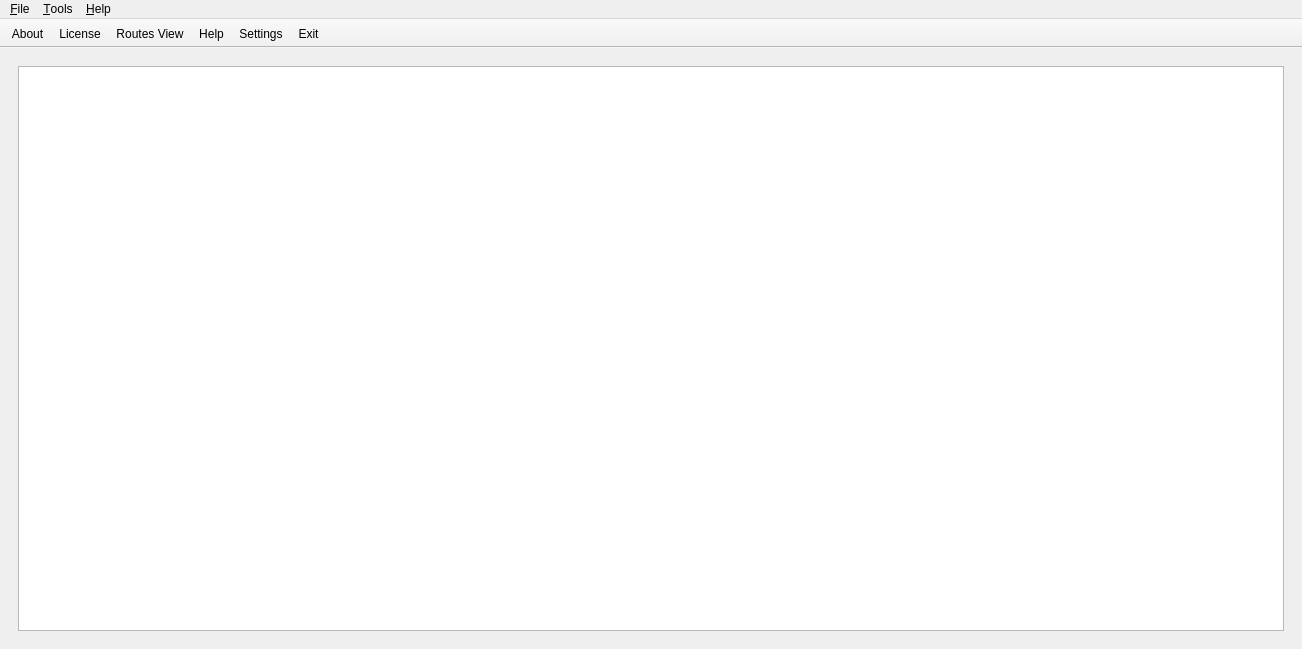
<?xml version="1.0" encoding="UTF-8"?>
<ui version="4.0">
 <class>MainWindow</class>
 <widget class="QMainWindow" name="MainWindow">
  <property name="geometry">
   <rect>
    <x>0</x>
    <y>0</y>
    <width>1302</width>
    <height>649</height>
   </rect>
  </property>
  <property name="windowTitle">
   <string/>
  </property>
  <property name="windowIcon">
   <iconset resource="../res/images.qrc">
    <normaloff>:/images/app_icon.png</normaloff>:/images/app_icon.png</iconset>
  </property>
  <widget class="QWidget" name="centralWidget">
   <layout class="QGridLayout" name="gridLayout_3">
    <item row="0" column="0">
     <widget class="QStackedWidget" name="studiesStackedWidget">
      <property name="currentIndex">
       <number>0</number>
      </property>
      <widget class="QWidget" name="page">
       <layout class="QGridLayout" name="gridLayout_4">
        <item row="0" column="0">
         <widget class="QTableView" name="studiesBriefTableView">
          <property name="styleSheet">
           <string notr="true">QTableView {
   outline: 0; /* Disable focus rect*/
}  
QTableView:item {
  border: 10px;
  padding: 20px;
}
QTableView::item:focus { /*Emulate focus*/
    color: black;
    background-color: rgb(155, 188, 242);
    border: 1px dashed black;
}</string>
          </property>
          <property name="horizontalScrollBarPolicy">
           <enum>Qt::ScrollBarAlwaysOff</enum>
          </property>
          <property name="alternatingRowColors">
           <bool>true</bool>
          </property>
          <property name="selectionMode">
           <enum>QAbstractItemView::ExtendedSelection</enum>
          </property>
          <property name="selectionBehavior">
           <enum>QAbstractItemView::SelectItems</enum>
          </property>
          <property name="iconSize">
           <size>
            <width>256</width>
            <height>256</height>
           </size>
          </property>
          <property name="showGrid">
           <bool>false</bool>
          </property>
          <property name="gridStyle">
           <enum>Qt::NoPen</enum>
          </property>
          <attribute name="horizontalHeaderVisible">
           <bool>false</bool>
          </attribute>
          <attribute name="horizontalHeaderDefaultSectionSize">
           <number>256</number>
          </attribute>
          <attribute name="horizontalHeaderStretchLastSection">
           <bool>true</bool>
          </attribute>
          <attribute name="verticalHeaderDefaultSectionSize">
           <number>256</number>
          </attribute>
          <attribute name="verticalHeaderMinimumSectionSize">
           <number>256</number>
          </attribute>
         </widget>
        </item>
       </layout>
      </widget>
      <widget class="QWidget" name="page_2">
       <layout class="QGridLayout" name="gridLayout_5">
        <item row="0" column="0">
         <widget class="QTableView" name="studiesTableView">
          <property name="horizontalScrollBarPolicy">
           <enum>Qt::ScrollBarAlwaysOff</enum>
          </property>
          <property name="editTriggers">
           <set>QAbstractItemView::NoEditTriggers</set>
          </property>
          <property name="selectionBehavior">
           <enum>QAbstractItemView::SelectRows</enum>
          </property>
         </widget>
        </item>
       </layout>
      </widget>
     </widget>
    </item>
   </layout>
  </widget>
  <widget class="QMenuBar" name="menuBar">
   <property name="geometry">
    <rect>
     <x>0</x>
     <y>0</y>
     <width>1302</width>
     <height>23</height>
    </rect>
   </property>
   <widget class="QMenu" name="menu_File">
    <property name="title">
     <string>&amp;File</string>
    </property>
    <addaction name="action_Exit"/>
   </widget>
   <widget class="QMenu" name="menu_Tools">
    <property name="title">
     <string>&amp;Tools</string>
    </property>
   </widget>
   <widget class="QMenu" name="menu_Help">
    <property name="title">
     <string>&amp;Help</string>
    </property>
    <addaction name="action_About"/>
   </widget>
   <addaction name="menu_File"/>
   <addaction name="menu_Tools"/>
   <addaction name="menu_Help"/>
  </widget>
  <widget class="QToolBar" name="toolBar">
   <property name="minimumSize">
    <size>
     <width>0</width>
     <height>0</height>
    </size>
   </property>
   <property name="windowTitle">
    <string>toolBar</string>
   </property>
   <property name="movable">
    <bool>false</bool>
   </property>
   <property name="iconSize">
    <size>
     <width>48</width>
     <height>48</height>
    </size>
   </property>
   <attribute name="toolBarArea">
    <enum>TopToolBarArea</enum>
   </attribute>
   <attribute name="toolBarBreak">
    <bool>false</bool>
   </attribute>
   <addaction name="action_About"/>
   <addaction name="action_License"/>
   <addaction name="rou_tes_ViewAction"/>
   <addaction name="action_Help"/>
   <addaction name="action_Settings"/>
   <addaction name="action_Exit"/>
  </widget>
  <action name="action_Settings">
   <property name="icon">
    <iconset resource="../res/images.qrc">
     <normaloff>:/images/settings.png</normaloff>:/images/settings.png</iconset>
   </property>
   <property name="text">
    <string>&amp;Settings</string>
   </property>
  </action>
  <action name="action_Exit">
   <property name="icon">
    <iconset resource="../res/images.qrc">
     <normaloff>:/images/close.png</normaloff>:/images/close.png</iconset>
   </property>
   <property name="text">
    <string>&amp;Exit</string>
   </property>
  </action>
  <action name="action_About">
   <property name="icon">
    <iconset resource="../res/images.qrc">
     <normaloff>:/images/help_about.png</normaloff>
     <normalon>:/images/about.png</normalon>:/images/help_about.png</iconset>
   </property>
   <property name="text">
    <string>&amp;About</string>
   </property>
  </action>
  <action name="actionView_Images">
   <property name="text">
    <string>View Images</string>
   </property>
  </action>
  <action name="actionOpen_Images_Folder">
   <property name="text">
    <string>Open Images Folder</string>
   </property>
  </action>
  <action name="actionOpen_Study_Folder">
   <property name="text">
    <string>Open Study Folder</string>
   </property>
  </action>
  <action name="action_License">
   <property name="icon">
    <iconset resource="../res/images.qrc">
     <normaloff>:/images/help_license.png</normaloff>
     <normalon>:/images/license.png</normalon>:/images/help_license.png</iconset>
   </property>
   <property name="text">
    <string>License</string>
   </property>
  </action>
  <action name="action_Help">
   <property name="icon">
    <iconset resource="../res/images.qrc">
     <normaloff>:/images/help.png</normaloff>:/images/help.png</iconset>
   </property>
   <property name="text">
    <string>Help</string>
   </property>
  </action>
  <action name="actionTableView_Mode">
   <property name="icon">
    <iconset>
     <normaloff>:/images/tableview_48x48.png</normaloff>:/images/tableview_48x48.png</iconset>
   </property>
   <property name="text">
    <string>Table View</string>
   </property>
   <property name="toolTip">
    <string>Table View</string>
   </property>
  </action>
  <action name="actionStudyViewMode">
   <property name="icon">
    <iconset>
     <normaloff>:/images/listview_48x48.png</normaloff>:/images/listview_48x48.png</iconset>
   </property>
   <property name="text">
    <string>Study View Mode</string>
   </property>
   <property name="toolTip">
    <string>Study View Mode</string>
   </property>
  </action>
  <action name="actionImport">
   <property name="icon">
    <iconset resource="../res/images.qrc">
     <normaloff>:/images/import.png</normaloff>:/images/import.png</iconset>
   </property>
   <property name="text">
    <string>Import</string>
   </property>
  </action>
  <action name="actionShow_DicomRouter">
   <property name="checkable">
    <bool>true</bool>
   </property>
   <property name="checked">
    <bool>true</bool>
   </property>
   <property name="icon">
    <iconset resource="../res/images.qrc">
     <normaloff>:/images/app_icon.png</normaloff>:/images/app_icon.png</iconset>
   </property>
   <property name="text">
    <string>Show DicomRouter</string>
   </property>
  </action>
  <action name="action_Quit">
   <property name="icon">
    <iconset resource="../res/images.qrc">
     <normaloff>:/images/close.png</normaloff>:/images/close.png</iconset>
   </property>
   <property name="text">
    <string>Quit</string>
   </property>
   <property name="toolTip">
    <string>Quit</string>
   </property>
  </action>
  <action name="actionDelete_Study_Folder">
   <property name="text">
    <string>Delete Study</string>
   </property>
  </action>
  <action name="rou_tes_ViewAction">
   <property name="checkable">
    <bool>true</bool>
   </property>
   <property name="icon">
    <iconset resource="../res/images.qrc">
     <normaloff>:/images/import.png</normaloff>:/images/import.png</iconset>
   </property>
   <property name="text">
    <string>Rou&amp;tes View</string>
   </property>
  </action>
 </widget>
 <resources>
  <include location="../res/images.qrc"/>
 </resources>
 <connections>
  <connection>
   <sender>actionShow_DicomRouter</sender>
   <signal>toggled(bool)</signal>
   <receiver>MainWindow</receiver>
   <slot>setVisible(bool)</slot>
   <hints>
    <hint type="sourcelabel">
     <x>-1</x>
     <y>-1</y>
    </hint>
    <hint type="destinationlabel">
     <x>2047</x>
     <y>299</y>
    </hint>
   </hints>
  </connection>
 </connections>
</ui>
